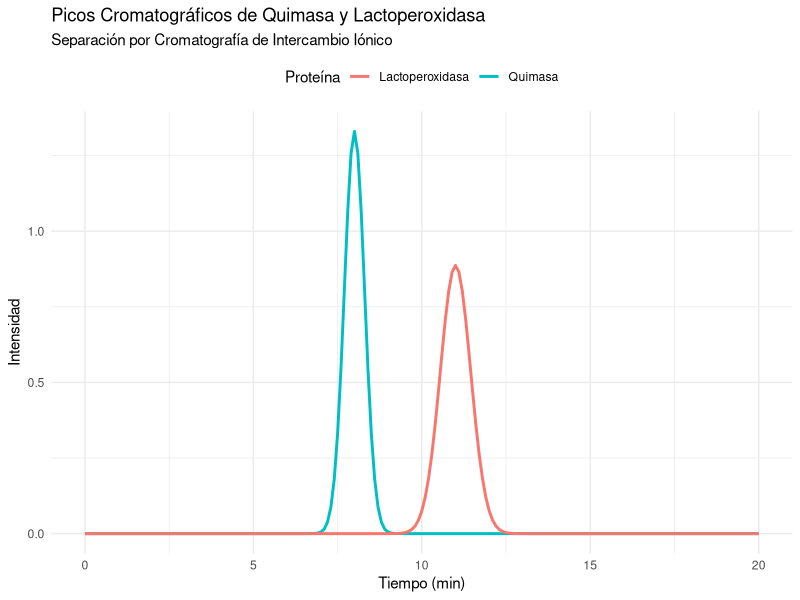

Source code (R):

# -----------------------------------------------------------
# Autor: José Juan Torres Martínez  
# Doctorado en Ciencias en Bioprocesos  
# Laboratorio de Biotecnología Molecular de Células Vegetales y Bioinformática  
# -----------------------------------------------------------

# Tema: Simulación de Cromatografía de Intercambio Iónico  
# Objetivo: Separar y analizar dos proteínas (Quimasa y Lactoperoxidasa)  

# Instalar y cargar librerías necesarias  
if (!require(ggplot2)) install.packages("ggplot2", dependencies = TRUE)  
library(ggplot2)  

# Parámetros de la columna cromatográfica  
L <- 30  # Longitud de la columna (cm)  
d <- 1.2  # Diámetro de la columna (cm)  
V_s <- 15  # Volumen de la fase estacionaria (mL)  
V_m <- 50  # Volumen de la fase móvil (mL)  

# Datos de las proteínas  
tR_Quimasa <- 8  # Tiempo de retención de la Quimasa (min)  
W_Quimasa <- 1.2  # Ancho de pico de la Quimasa (min)  
tR_Lactoperoxidasa <- 11  # Tiempo de retención de la Lactoperoxidasa (min)  
W_Lactoperoxidasa <- 1.8  # Ancho de pico de la Lactoperoxidasa (min)  

# Cálculos  
# 1. Factor de retención (k) para cada proteína  
k_Quimasa <- (tR_Quimasa - (V_m / V_m)) / (V_m / V_m)  
k_Lactoperoxidasa <- (tR_Lactoperoxidasa - (V_m / V_m)) / (V_m / V_m)  

# 2. Resolución (R) entre las dos proteínas  
R <- 2 * (tR_Lactoperoxidasa - tR_Quimasa) / (W_Quimasa + W_Lactoperoxidasa)  

# 3. Número de platos teóricos (N) para cada proteína  
N_Quimasa <- 16 * (tR_Quimasa / W_Quimasa)^2  
N_Lactoperoxidasa <- 16 * (tR_Lactoperoxidasa / W_Lactoperoxidasa)^2  

# 4. Altura equivalente a un plato teórico (HETP) para cada proteína  
HETP_Quimasa <- L / N_Quimasa  
HETP_Lactoperoxidasa <- L / N_Lactoperoxidasa  

# Mostrar resultados en la consola  
cat("----------------------------------------\n")  
cat("Resultados de la simulación cromatográfica\n")  
cat("----------------------------------------\n")  
cat("Factor de retención (k) para la Quimasa:", round(k_Quimasa, 2), "\n")  
cat("Factor de retención (k) para la Lactoperoxidasa:", round(k_Lactoperoxidasa, 2), "\n\n")  
cat("Resolución (R) entre las dos proteínas:", round(R, 2), "\n")  
cat("Nota: Una resolución > 1.5 indica una buena separación.\n\n")  
cat("Número de platos teóricos (N) para la Quimasa:", round(N_Quimasa, 2), "\n")  
cat("Número de platos teóricos (N) para la Lactoperoxidasa:", round(N_Lactoperoxidasa, 2), "\n\n")  
cat("Altura equivalente a un plato teórico (HETP) para la Quimasa:", round(HETP_Quimasa, 2), "cm\n")  
cat("Altura equivalente a un plato teórico (HETP) para la Lactoperoxidasa:", round(HETP_Lactoperoxidasa, 2), "cm\n\n")  

# Simulación de los picos cromatográficos  
tiempo <- seq(0, 20, by = 0.1)  # Tiempo en minutos  
intensidad_Quimasa <- dnorm(tiempo, mean = tR_Quimasa, sd = W_Quimasa / 4)  
intensidad_Lactoperoxidasa <- dnorm(tiempo, mean = tR_Lactoperoxidasa, sd = W_Lactoperoxidasa / 4)  

# Crear un data frame para graficar  
datos <- data.frame(  
  Tiempo = tiempo,  
  Quimasa = intensidad_Quimasa,  
  Lactoperoxidasa = intensidad_Lactoperoxidasa  
)  

# Graficar los picos cromatográficos  
ggplot(datos, aes(x = Tiempo)) +  
  geom_line(aes(y = Quimasa, color = "Quimasa"), size = 1) +  
  geom_line(aes(y = Lactoperoxidasa, color = "Lactoperoxidasa"), size = 1) +  
  labs(  
    title = "Picos Cromatográficos de Quimasa y Lactoperoxidasa",  
    subtitle = "Separación por Cromatografía de Intercambio Iónico",  
    x = "Tiempo (min)",  
    y = "Intensidad",  
    color = "Proteína"  
  ) +  
  theme_minimal() +  
  theme(legend.position = "top")  
